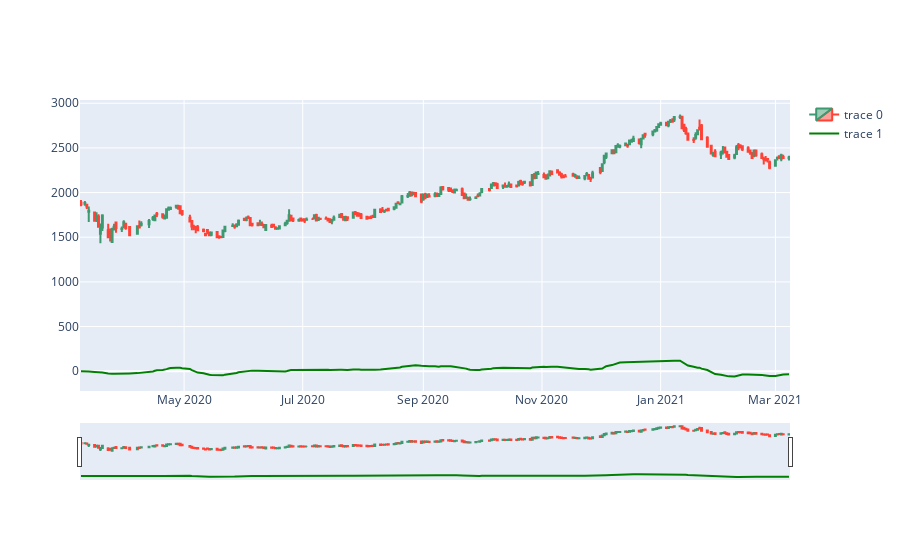

Write notebook code for a chart like this one.
### Code cell
EMA_12 = df['Close'].ewm(span = 12).mean()
EMA_26 = df['Close'].ewm(span = 26).mean()
df['MACD'] = EMA_12 - EMA_26

fig = go.Figure(data=[go.Candlestick(x=df.Date,
                                     open=df.Open, 
                                     high=df.High,
                                     low=df.Low,
                                     close=df.Close), 
                      go.Scatter(x=df.Date, y=df.MACD, line=dict(color='green', width=2))])

fig.show()

### Figure 1 — Plotly figure (JSON) as saved in the notebook; plotly's stock layout.template omitted (floating-point values rounded to 4 significant figures; data arrays with more than 128 entries replaced by an {"elided": "..."} marker saying what was removed)
{"data": [{"close": {"elided": "249 float values"}, "high": {"elided": "249 float values"}, "low": {"elided": "249 float values"}, "open": {"elided": "249 float values"}, "type": "candlestick", "x": {"elided": "249 str values"}}, {"line": {"color": "green", "width": 2}, "type": "scatter", "x": {"elided": "249 str values"}, "y": {"elided": "249 float values"}}], "layout": {}}
